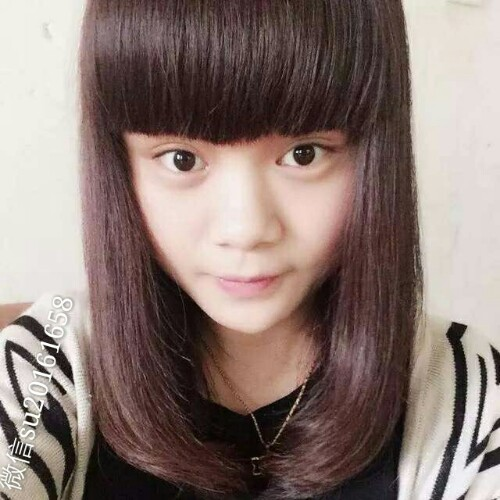
#> input picture tests/python/8.jpg, 500 x 500 px
$ python test1.py   (Python 2 division)
#> lines starting #> are read from the running program, lines starting #| are printed output that depends on the picture
import cv2.cv as cv
import cv2
import sys
from PIL import Image
from pylab import *
import numpy as np
##from array import*


im = Image.open('8.jpg')
#> im is the input picture: PIL image 500x500 RGB; mean R, G, B 138.7, 121.5, 115.7


# [6 lines of commented-out code are left out]


pix = im.load()
width = im.size[0]
#> width = 500
height = im.size[1]
#> height = 500
print width, height
#| 500 500
print int(width * height * 0.01), int(width * height * 0.03)
#| 2500 7500

im_Gray = np.array(im.convert('L'), 'int')
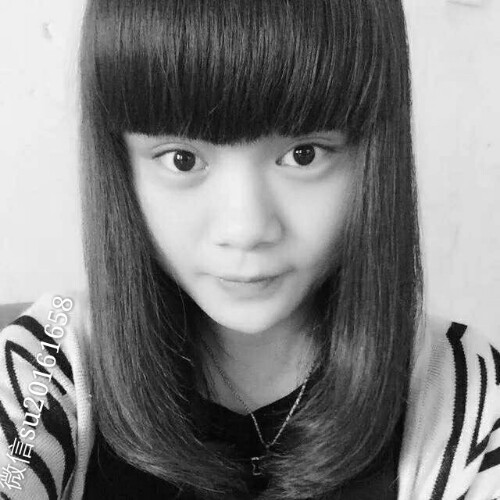
#> im_Gray: shape (500, 500) int64; min 1, max 255, mean 126
print im_Gray[80, 120]
#| 44

im_Gray1 = im_Gray.reshape((1, -1))

l = im_Gray1[0].tolist()
#> l = 250000 items
for i in range(0, 256):
    y = l.count(i)
    ##    print i,y


    if y > 2500 and y < 5000:
        # print i, y

        for a in range(0, width):
            for b in range(0, height):
                if im_Gray[a, b] <> i:
                    im_Gray[a, b] = 255
                else:
                    im_Gray[a, b] = 0
    break
#> this loop made 1 pass
#> y on pass 1: 0

gray()
imshow(im_Gray)
show()
